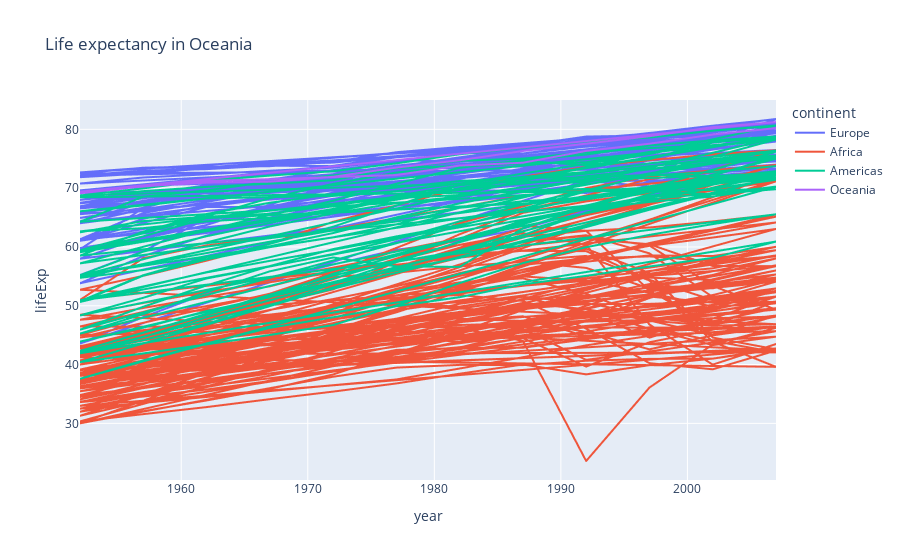

This figure's notebook cell:
### Code cell
# Line Plot with column encoding color

import plotly.express as px

df = px.data.gapminder().query("continent !='Asia'")
fig = px.line(df, x="year", y="lifeExp", title='Life expectancy in Oceania',color = 'continent')

fig.show()

### Figure 1 — Plotly figure (JSON) as saved in the notebook; plotly's stock layout.template omitted (floating-point values rounded to 4 significant figures; data arrays with more than 128 entries replaced by an {"elided": "..."} marker saying what was removed)
{"data": [{"hovertemplate": "continent=Europe<br>year=%{x}<br>lifeExp=%{y}<extra></extra>", "legendgroup": "Europe", "line": {"color": "#636efa", "dash": "solid"}, "mode": "lines", "name": "Europe", "showlegend": true, "type": "scattergl", "x": {"elided": "360 int values"}, "xaxis": "x", "y": {"elided": "360 float values"}, "yaxis": "y"}, {"hovertemplate": "continent=Africa<br>year=%{x}<br>lifeExp=%{y}<extra></extra>", "legendgroup": "Africa", "line": {"color": "#EF553B", "dash": "solid"}, "mode": "lines", "name": "Africa", "showlegend": true, "type": "scattergl", "x": {"elided": "624 int values"}, "xaxis": "x", "y": {"elided": "624 float values"}, "yaxis": "y"}, {"hovertemplate": "continent=Americas<br>year=%{x}<br>lifeExp=%{y}<extra></extra>", "legendgroup": "Americas", "line": {"color": "#00cc96", "dash": "solid"}, "mode": "lines", "name": "Americas", "showlegend": true, "type": "scattergl", "x": {"elided": "300 int values"}, "xaxis": "x", "y": {"elided": "300 float values"}, "yaxis": "y"}, {"hovertemplate": "continent=Oceania<br>year=%{x}<br>lifeExp=%{y}<extra></extra>", "legendgroup": "Oceania", "line": {"color": "#ab63fa", "dash": "solid"}, "mode": "lines", "name": "Oceania", "showlegend": true, "type": "scattergl", "x": [1952, 1957, 1962, 1967, 1972, 1977, 1982, 1987, 1992, 1997, 2002, 2007, 1952, 1957, 1962, 1967, 1972, 1977, 1982, 1987, 1992, 1997, 2002, 2007], "xaxis": "x", "y": [69.12, 70.33, 70.93, 71.1, 71.93, 73.49, 74.74, 76.32, 77.56, 78.83, 80.37, 81.23, 69.39, 70.26, 71.24, 71.52, 71.89, 72.22, 73.84, 74.32, 76.33, 77.55, 79.11, 80.2], "yaxis": "y"}], "layout": {"legend": {"title": {"text": "continent"}, "tracegroupgap": 0}, "title": {"text": "Life expectancy in Oceania"}, "xaxis": {"anchor": "y", "domain": [0, 1], "title": {"text": "year"}}, "yaxis": {"anchor": "x", "domain": [0, 1], "title": {"text": "lifeExp"}}}}
